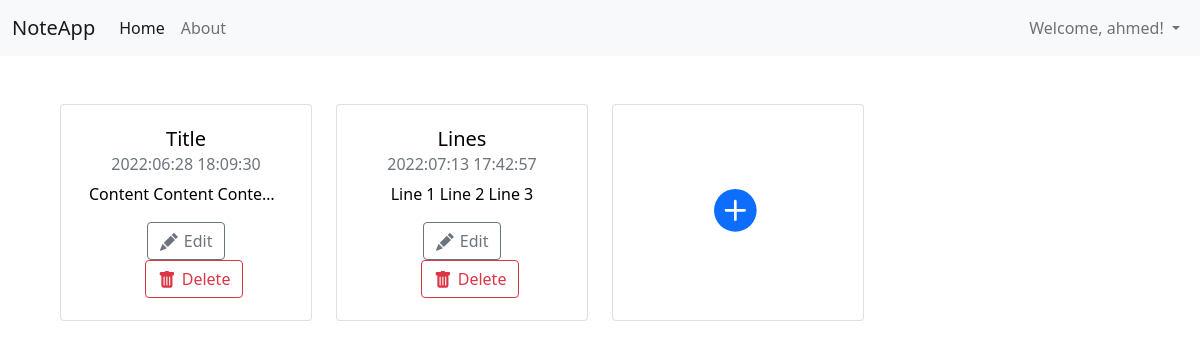
Page / (signed in) on the earlier database version.
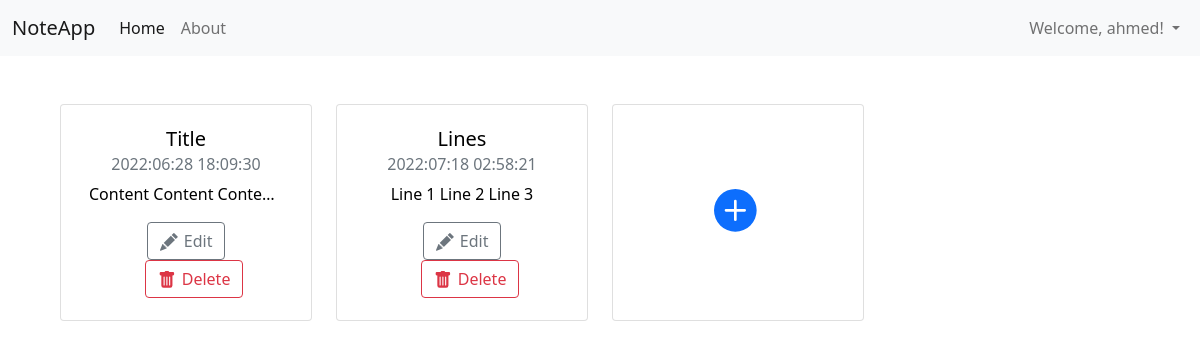
Same page on the later database version.
### tables this page shows
CREATE TABLE notes (
    id INTEGER PRIMARY KEY,
    user_id INTEGER,
    title TEXT,
    content TEXT,
    last_mod_date DATETIME,
    FOREIGN KEY(user_id) REFERENCES users(id)
);

### app.py (the view)
@app.route("/")
@login_required
def index():
    notes = get_notes()
    return render_template("index.html", username=get_username(), notes=notes)

### helpers.py (called while the page is built)
def login_required(f):
    @wraps(f)
    def decorated_function(*args, **kwargs):
        if session.get("user_id") is None:
            return redirect("/login")
        return f(*args, **kwargs)
    return decorated_function

def get_username():
    cursor.execute("SELECT username FROM users WHERE id = ?",
                    (session["user_id"],))
    return cursor.fetchone()[0]

def get_notes():
    cursor.execute("SELECT * FROM notes WHERE user_id = ?",
                    (session["user_id"],))
    return cursor.fetchall()

### templates/index.html (shortened to what this page needs)
{% extends "layout.html" %}
{% block navlinks %}
    <div class="d-flex">
        <ul class="navbar-nav">
            <li class="nav-item dropdown">
                <a class="nav-link dropdown-toggle" href="#" id="navbarDropdownMenuLink" role="button" data-bs-toggle="dropdown" aria-expanded="false">
                    Welcome, {{ username }}!
                </a>
            </li>
        </ul>
    </div>
{% endblock %}
{% block content %}
    <div class="container-fluid">
        <div class="notes-cards row g-4">
            {% for note in notes %}
                <div class="col-3">
                    <div class="card btn btn-light">
                        <div class="card-body">
                            <h5 class="card-title">{{ note[2] }}</h5>
                            <h6 class="card-subtitle mb-2 text-muted">{{ note[4] }}</h6>
                            <p class="card-text text-truncate">{{ note[3] }}</p>
                            <a href={{ "/edit/{}".format(note[0]) }} class="card-link btn btn-outline-secondary" style="position: relative; z-index: 1;">
                                Edit
                            </a>
                            <a href={{ "/delete/{}".format(note[0]) }} class="card-link btn btn-outline-danger" style="position: relative; z-index: 1;">
                                Delete
                            </a>
                        </div>
                    </div>
                </div>
            {% endfor %}
            <div class="col-3">
                <div class="card btn btn-light">
                    <a href="/add" class="stretched-link">
                        <svg xmlns="http://www.w3.org/2000/svg" width="48" height="48" fill="#0d6efd" class="bi bi-plus-circle-fill" viewBox="0 0 18 18">
                            <path d="M16 8A8 8 0 1 1 0 8a8 8 0 0 1 16 0zM8.5 4.5a.5.5 0 0 0-1 0v3h-3a.5.5 0 0 0 0 1h3v3a.5.5 0 0 0 1 0v-3h3a.5.5 0 0 0 0-1h-3v-3z"></path>
                        </svg>
                    </a>
                </div>
            </div>
        </div>
    </div>
{% endblock %}

Differences in the rows shown:
changed notes "Lines": last_mod_date "2022:07:13 17:42:57" → "2022:07:18 02:58:21"
